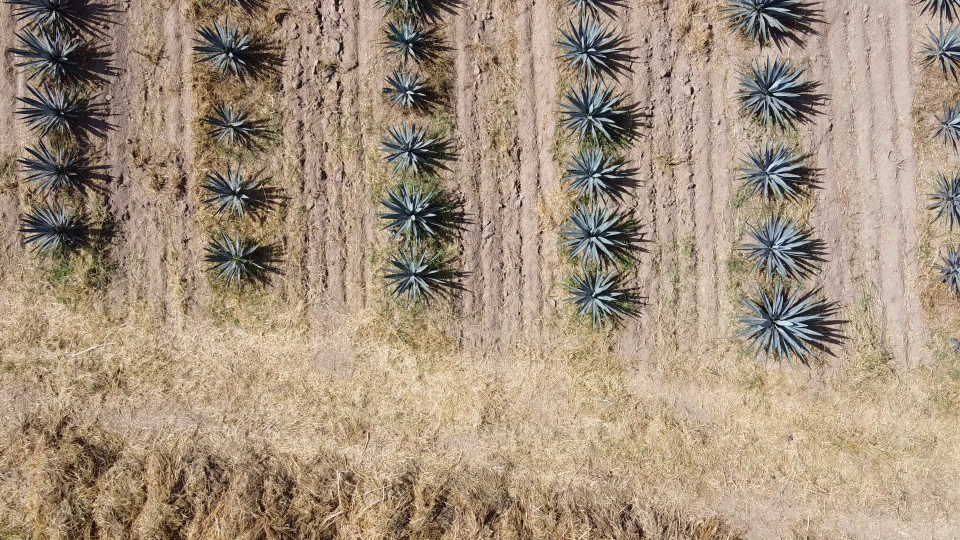
#> input picture Yolo/imagenesdeinferencias/DJI_0267_0.jpg, 1920 x 1080 px (shown at 1/2 size)
$ python division.py Yolo/imagenesdeinferencias/DJI_0267_0.jpg
#> lines starting #> are read from the running program, lines starting #| are printed output that depends on the picture
import cv2
import numpy as np
import argparse
from pathlib import Path

parser = argparse.ArgumentParser(description="Dividir imágenes TIFF en segmentos")
parser.add_argument("orthophoto", help="Ruta al archivo TIFF")
args = parser.parse_args()

orthophoto_path = Path(args.orthophoto)
base_name = orthophoto_path.stem

output_folder = orthophoto_path.parent / f"{base_name}_tiles"
output_folder.mkdir(exist_ok=True)

def dividir_imagen(img_path, tile_size, output_dir):
#> called with tile_size = (640, 640)
    img = cv2.imread(img_path, cv2.IMREAD_UNCHANGED)
#> img is the input picture: shape (1080, 1920, 3); mean B, G, R 126, 146.2, 164.7
    if img is None:
        print(f"No se pudo cargar la imagen de {img_path}")
        return

    img_height, img_width = img.shape[:2]
#> img_height = 1080; img_width = 1920

    for y in range(0, img_height, tile_size[1]):
        for x in range(0, img_width, tile_size[0]):
            tile = img[y:y+tile_size[1], x:x+tile_size[0]]

            # Verificar si la imagen segmentada está vacia
            if not np.any(tile):  # Para todos los pixeles
                print(f"Segmento en {x}, {y} descartado por estar totalmente vacia la imagen.")
                continue  # Saltar el guardado de esta imagen segmentada

            tile_filename = output_dir / f"{base_name}_tile_{x:04d}_{y:04d}.png"
            cv2.imwrite(str(tile_filename), tile)
            print(f"Segmento guardado: {tile_filename}")
#> this loop made 2 passes
#> pass 1, in dividir_imagen, `cv2.imwrite(str(tile_filename), tile)`:
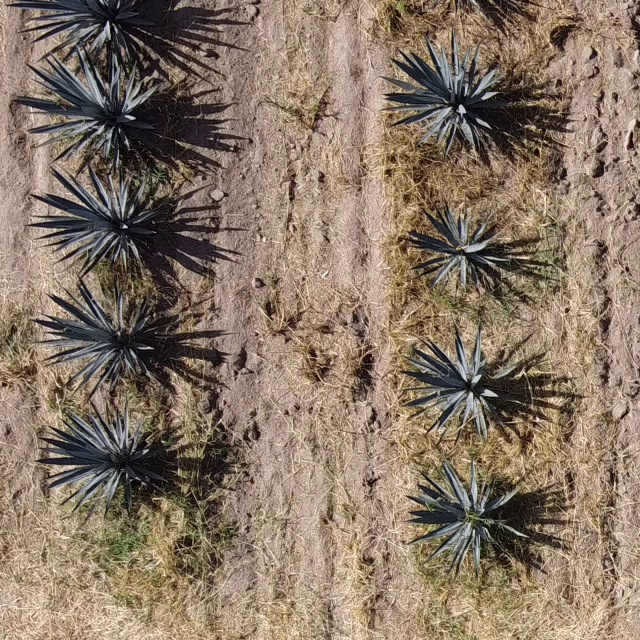
#> saved as DJI_0267_0_tile_0000_0000.png: shape (640, 640, 3); mean B, G, R 101.4, 118.5, 135.9
#> pass 1, in dividir_imagen, `cv2.imwrite(str(tile_filename), tile)`:
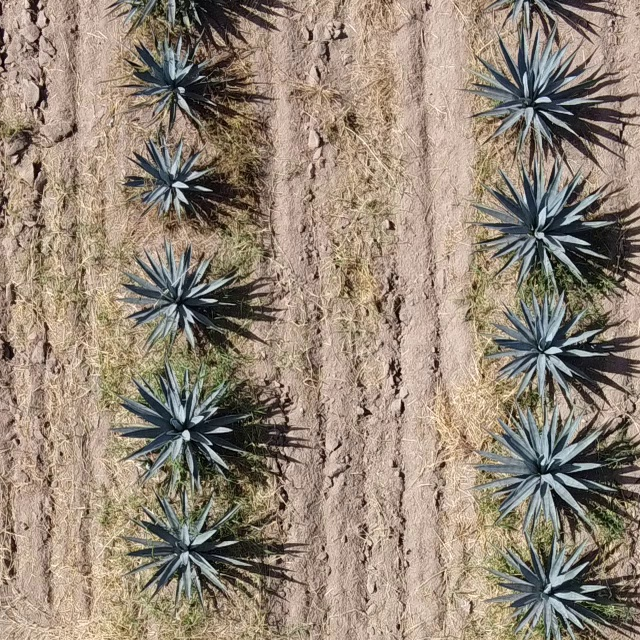
#> saved as DJI_0267_0_tile_0640_0000.png: shape (640, 640, 3); mean B, G, R 119.2, 134.6, 148.9
#> pass 1, in dividir_imagen, `cv2.imwrite(str(tile_filename), tile)`:
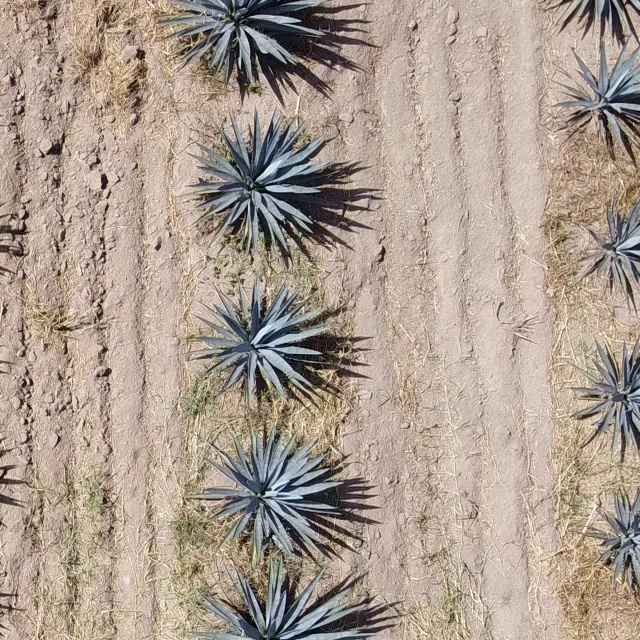
#> saved as DJI_0267_0_tile_1280_0000.png: shape (640, 640, 3); mean B, G, R 143.8, 156.3, 171.3
#> pass 2, in dividir_imagen, `cv2.imwrite(str(tile_filename), tile)`:
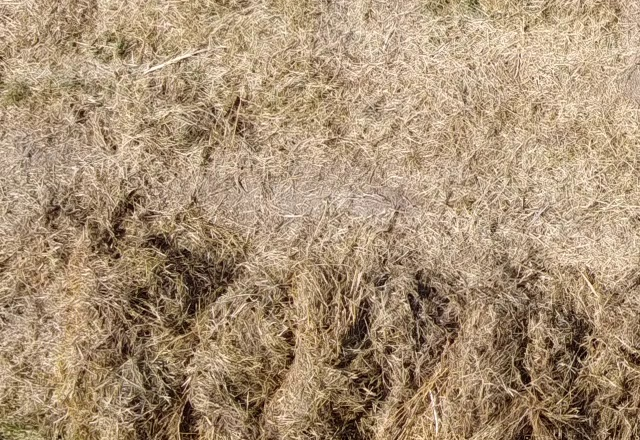
#> saved as DJI_0267_0_tile_0000_0640.png: shape (440, 640, 3); mean B, G, R 117, 145.3, 169.4

dividir_imagen(str(orthophoto_path), (640, 640), output_folder)

$ run again, on Yolo/imagenesdeinferencias/DJI_0297_1.jpg
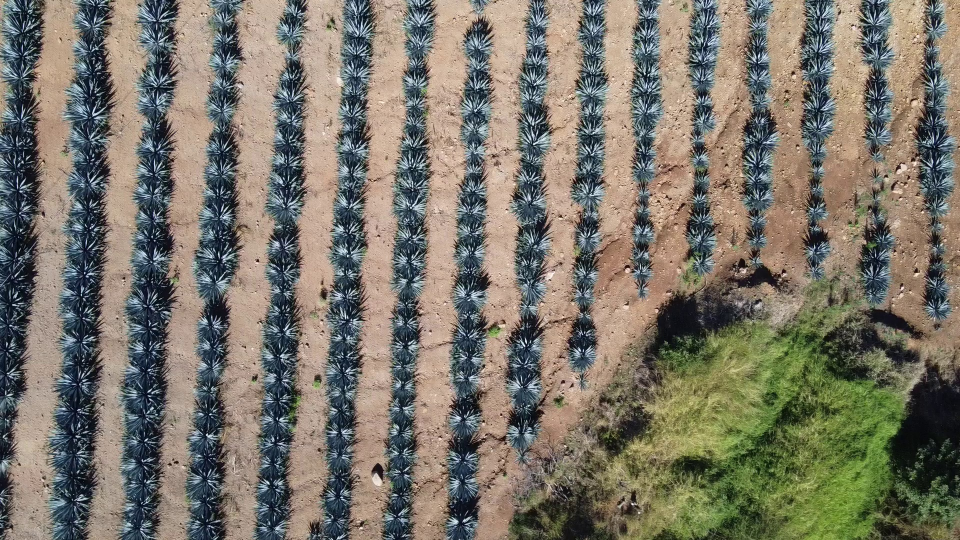
#> input picture Yolo/imagenesdeinferencias/DJI_0297_1.jpg, 1920 x 1080 px (shown at 1/2 size)
#> in dividir_imagen, img is the input picture: shape (1080, 1920, 3); mean B, G, R 105.2, 117, 121.9
#> the loop in dividir_imagen, `for y in range(0, img_height, tile_size[1]):` made 2 passes
#> pass 1, in dividir_imagen, `cv2.imwrite(str(tile_filename), tile)`:
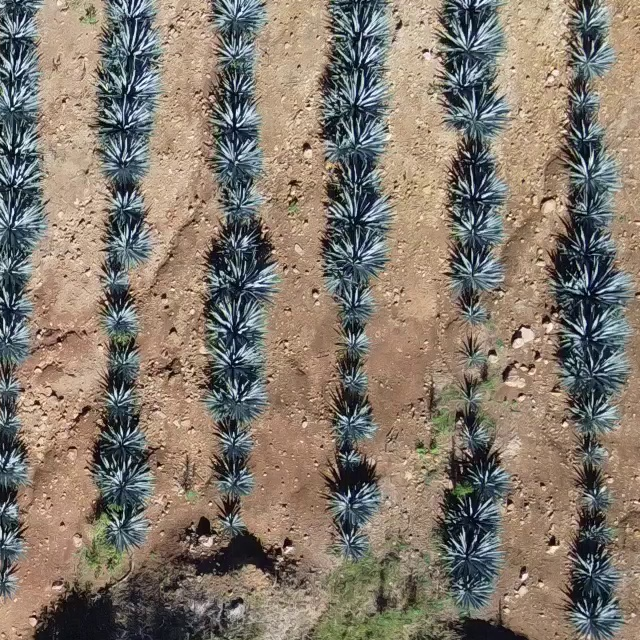
#> saved as DJI_0297_1_tile_1280_0000.png: shape (640, 640, 3); mean B, G, R 108.7, 120.6, 131.4
#> pass 2, in dividir_imagen, `cv2.imwrite(str(tile_filename), tile)`:
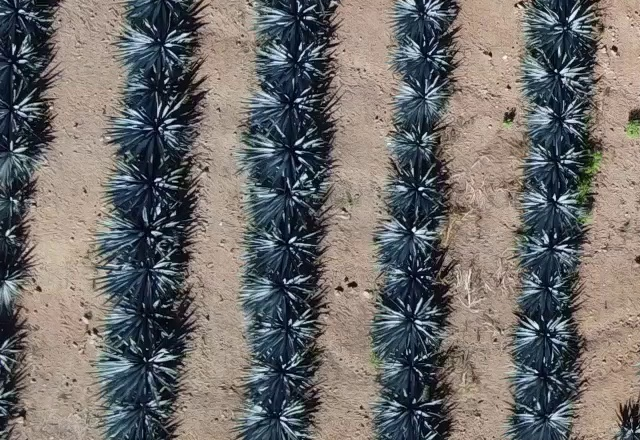
#> saved as DJI_0297_1_tile_0000_0640.png: shape (440, 640, 3); mean B, G, R 106.4, 108, 110.7

$ run again, on Yolo/imagenesdeinferencias/DJI_0300_0.jpg
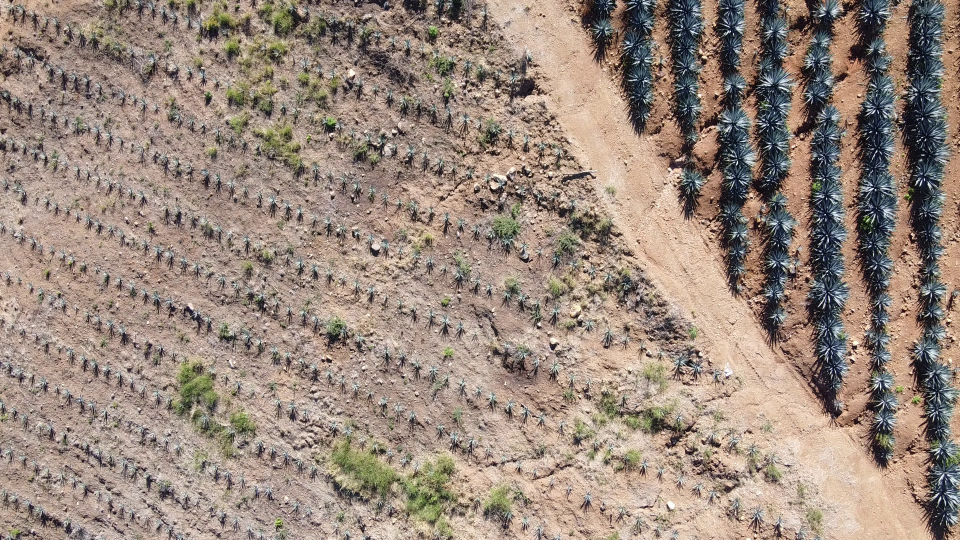
#> input picture Yolo/imagenesdeinferencias/DJI_0300_0.jpg, 1920 x 1080 px (shown at 1/2 size)
#> in dividir_imagen, img is the input picture: shape (1080, 1920, 3); mean B, G, R 124.7, 136.4, 153.2
#> the loop in dividir_imagen, `for y in range(0, img_height, tile_size[1]):` made 2 passes
#> pass 1, in dividir_imagen, `cv2.imwrite(str(tile_filename), tile)`:
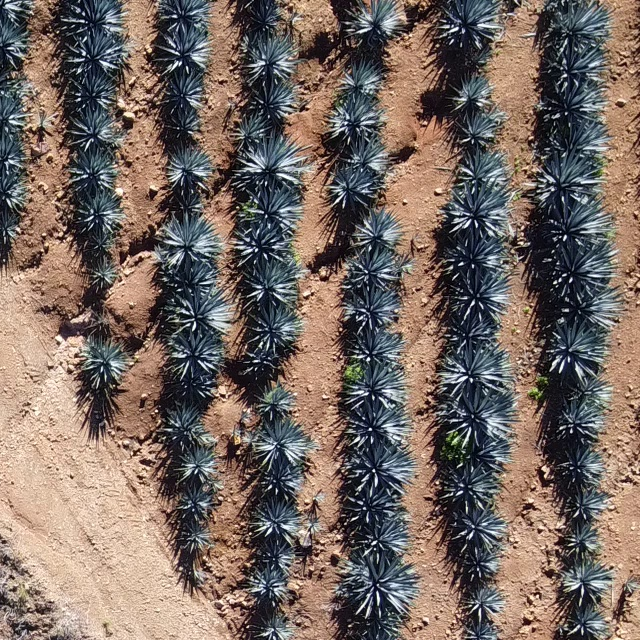
#> saved as DJI_0300_0_tile_1280_0000.png: shape (640, 640, 3); mean B, G, R 97.5, 104.3, 117.8
#> pass 2, in dividir_imagen, `cv2.imwrite(str(tile_filename), tile)`:
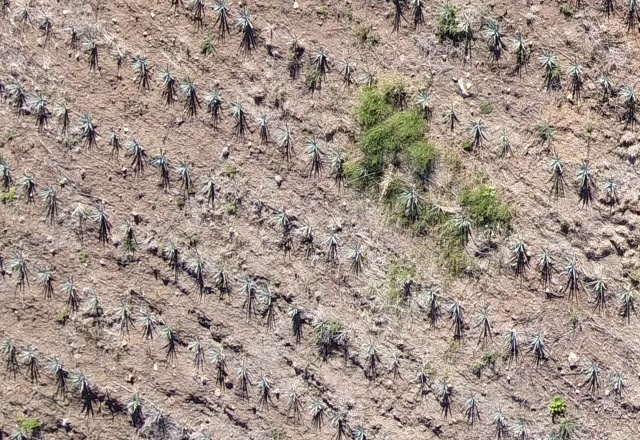
#> saved as DJI_0300_0_tile_0000_0640.png: shape (440, 640, 3); mean B, G, R 137.2, 147, 162.5
